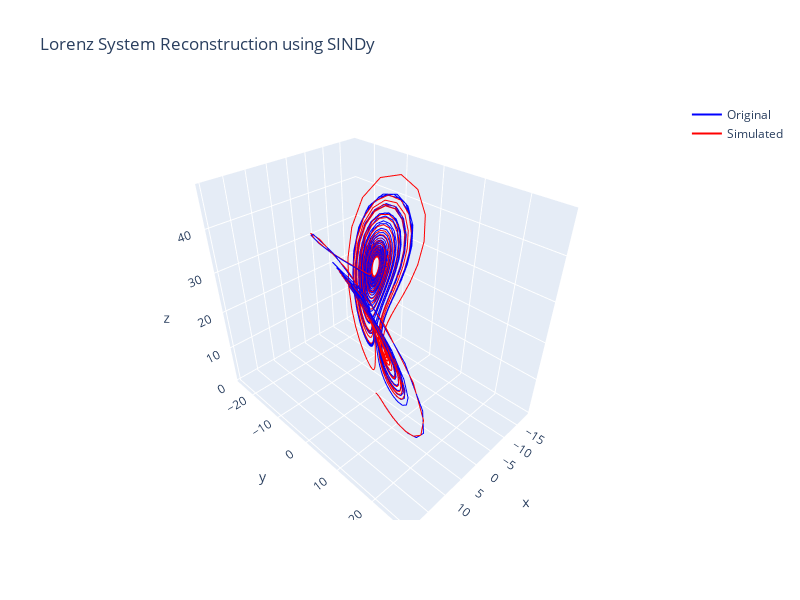

This figure's notebook cell:
### Code cell
import numpy as np
import plotly.graph_objs as go
from scipy.integrate import solve_ivp
import pysindy as ps

# Параметры системы Лоренца
sigma = 10.0
rho = 28.0
beta = 8.0 / 3.0

# Уравнения Лоренца
def lorenz(t, state):
    x, y, z = state
    dxdt = sigma * (y - x)
    dydt = x * (rho - z) - y
    dzdt = x * y - beta * z
    return [dxdt, dydt, dzdt]

# Начальные условия и время интегрирования
initial_state = [1.0, 1.0, 1.0]
t_span = (0, 25)  # временной интервал
t_eval = np.linspace(t_span[0], t_span[1], 1000)  # временные точки

# Интеграция системы
sol = solve_ivp(lorenz, t_span, initial_state, t_eval=t_eval)
x = sol.y[0]
y = sol.y[1]
z = sol.y[2]

# Стек данных (X)
data = np.vstack((x, y, z)).T

# Задержка времени (шаг)
dt = t_eval[1] - t_eval[0]

# Обучение модели SINDy
model = ps.SINDy()
model.fit(data, t=dt)
model.print()

# Прогнозирование и визуализация
simulated_data = model.simulate(initial_state, t_eval)

# Построение интерактивного графика с Plotly
fig = go.Figure()

# Исходные данные
fig.add_trace(go.Scatter3d(
    x=data[:, 0], y=data[:, 1], z=data[:, 2],
    mode='lines', name='Original',
    line=dict(color='blue', width=2)
))

# Симулированные данные
fig.add_trace(go.Scatter3d(
    x=simulated_data[:, 0], y=simulated_data[:, 1], z=simulated_data[:, 2],
    mode='lines', name='Simulated',
    line=dict(color='red', width=2)
))

# Настройки графика
fig.update_layout(
    title='Lorenz System Reconstruction using SINDy',
    scene=dict(
        xaxis_title='x',
        yaxis_title='y',
        zaxis_title='z'
    ),
    width=800,
    height=600
)

fig.show()

### Figure 1 — Plotly figure (JSON) as saved in the notebook; plotly's stock layout.template omitted (floating-point values rounded to 4 significant figures; data arrays with more than 128 entries replaced by an {"elided": "..."} marker saying what was removed)
{"data": [{"line": {"color": "blue", "width": 2}, "mode": "lines", "name": "Original", "type": "scatter3d", "x": {"elided": "1000 float values"}, "y": {"elided": "1000 float values"}, "z": {"elided": "1000 float values"}}, {"line": {"color": "red", "width": 2}, "mode": "lines", "name": "Simulated", "type": "scatter3d", "x": {"elided": "1000 float values"}, "y": {"elided": "1000 float values"}, "z": {"elided": "1000 float values"}}], "layout": {"height": 600, "scene": {"xaxis": {"title": {"text": "x"}}, "yaxis": {"title": {"text": "y"}}, "zaxis": {"title": {"text": "z"}}}, "title": {"text": "Lorenz System Reconstruction using SINDy"}, "width": 800}}
